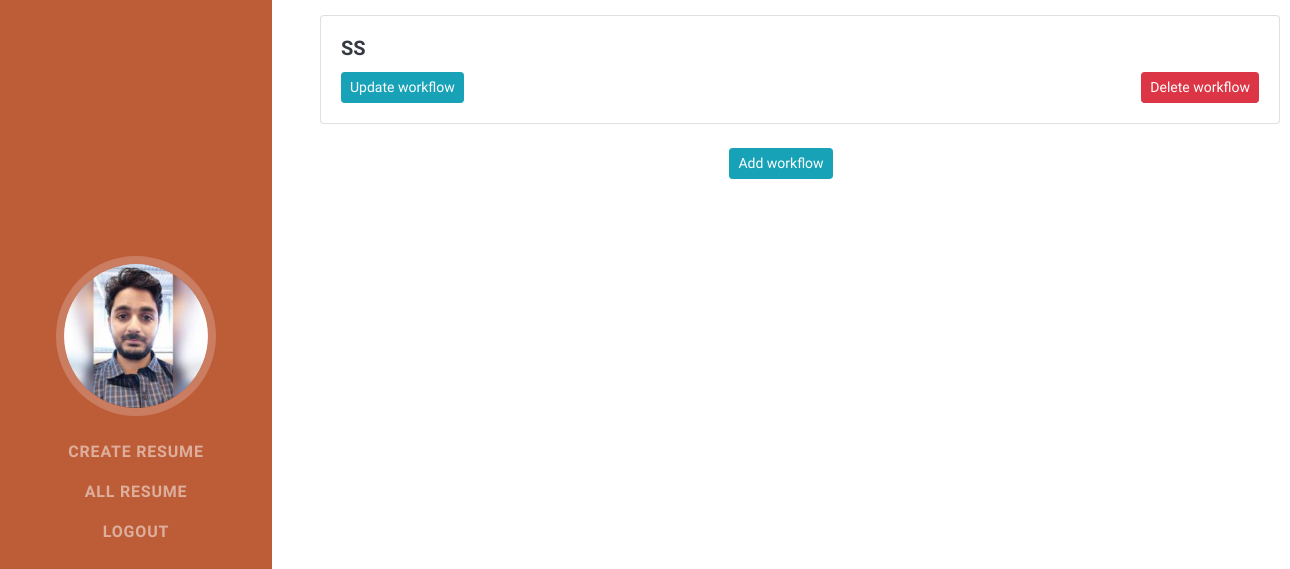
Screenshot of /resume/10/list_workflow/ (signed in) with the database file from the repository.
### dashboard/models.py (models this page shows, shortened)
class UserData(models.Model):
    user = models.ForeignKey(
        User, on_delete=models.CASCADE, related_name='user_data')
    first_name = models.CharField(
        blank=False, help_text='First name', max_length=200)
    last_name = models.CharField(
        blank=False, help_text='Last name', max_length=200)
    address = models.TextField(blank=False)
    total_working_experience = models.PositiveIntegerField(
        default=0, help_text='Total working experience')
    phone_no = PhoneField(blank=True, help_text='Contact phone number')
    email = models.EmailField(
        blank=False, help_text='Email address')
    about_you = models.TextField(
        blank=False, help_text='Brief intro')
    image = models.ImageField(
        blank=False, upload_to='user', help_text='User Image')
    linkedin = models.CharField(
        blank=False, help_text='Linkedin username', max_length=200)
    facebook = models.CharField(
        blank=False, help_text='Facebook username', max_length=200)
    github = models.CharField(
        blank=False, help_text='Github username', max_length=200)
    twitter = models.CharField(
        blank=False, help_text='Twitter username', max_length=200)
    class Meta:
        verbose_name = "User data"
        verbose_name_plural = "User data"

class Workflow(models.Model):
    user_workflow = models.ForeignKey(
        UserData, on_delete=models.CASCADE, related_name='user_workflow')
    workflow = models.CharField(
        blank=False, help_text='workflow', max_length=200)
    class Meta:
        verbose_name = "workflow"
        verbose_name_plural = "workflow"

### dashboard/views.py (the view)
# urls.py: path('resume/<int:id>/list_workflow/', views.list_workflow, name='list_workflow'),
@login_required(login_url="/accounts/login/")
def list_workflow(request, id):
    user_data = UserData.objects.get(id=id)
    if request.user ==  user_data.user:
        workflows = Workflow.objects.filter(user_workflow=user_data).all()
        return render(
            request, 'dashboard/workflow_list.html',
            {'workflows': workflows, 'user_data': user_data})
    else:
        return redirect('dashboard:all_resume')

### dashboard/templates/dashboard/workflow_list.html (shortened to what this page needs)
{% extends 'base.html' %}
{% load static %}
{% load bootstrap4 %}
{% block nav-image %}
<a class="navbar-brand js-scroll-trigger"><span class="d-none d-lg-block"><img class="img-fluid img-profile rounded-circle mx-auto mb-2" src="{{ user_data.image.url }}" alt="" /></span></a>
{% endblock %}
{% block nav-item %}
<li class="nav-item"><a class="nav-link js-scroll-trigger" href="{% url 'dashboard:create_info' %}">Create Resume</a></li>
<li class="nav-item"><a class="nav-link js-scroll-trigger" href="{% url 'dashboard:all_resume' %}">All Resume</a></li>
<li class="nav-item"><a class="nav-link js-scroll-trigger" href="{% url 'accounts:logout_view' %}">Logout</a></li>
{% endblock %}
{% block content %}
    {% for workflow in workflows %}
        <div class="card" style="width: 60rem; margin-top:15px; margin-left:3rem">
            <div class="card-body">
                <h5 class="card-title">{{ workflow.workflow }}</h5>
            <div>
            <a class="btn btn-sm btn-info " href="{% url 'dashboard:update_workflow' workflow.id %}">Update workflow</a>
            <a class="btn btn-sm btn-danger" style="float:right;" href="{% url 'dashboard:delete_workflow' workflow.id %}">Delete workflow</a>
            </div>
            </div>
        </div>
    {% endfor %}
        <br>
    <div class="text-center">
    <a class="btn btn-sm btn-info" href="{% url 'dashboard:create_workflow' user_data.id %}">Add workflow</a>
    </div>
{% endblock %}

### rows the page displays
UserData: image (picture)
Workflow: workflow "SS"
